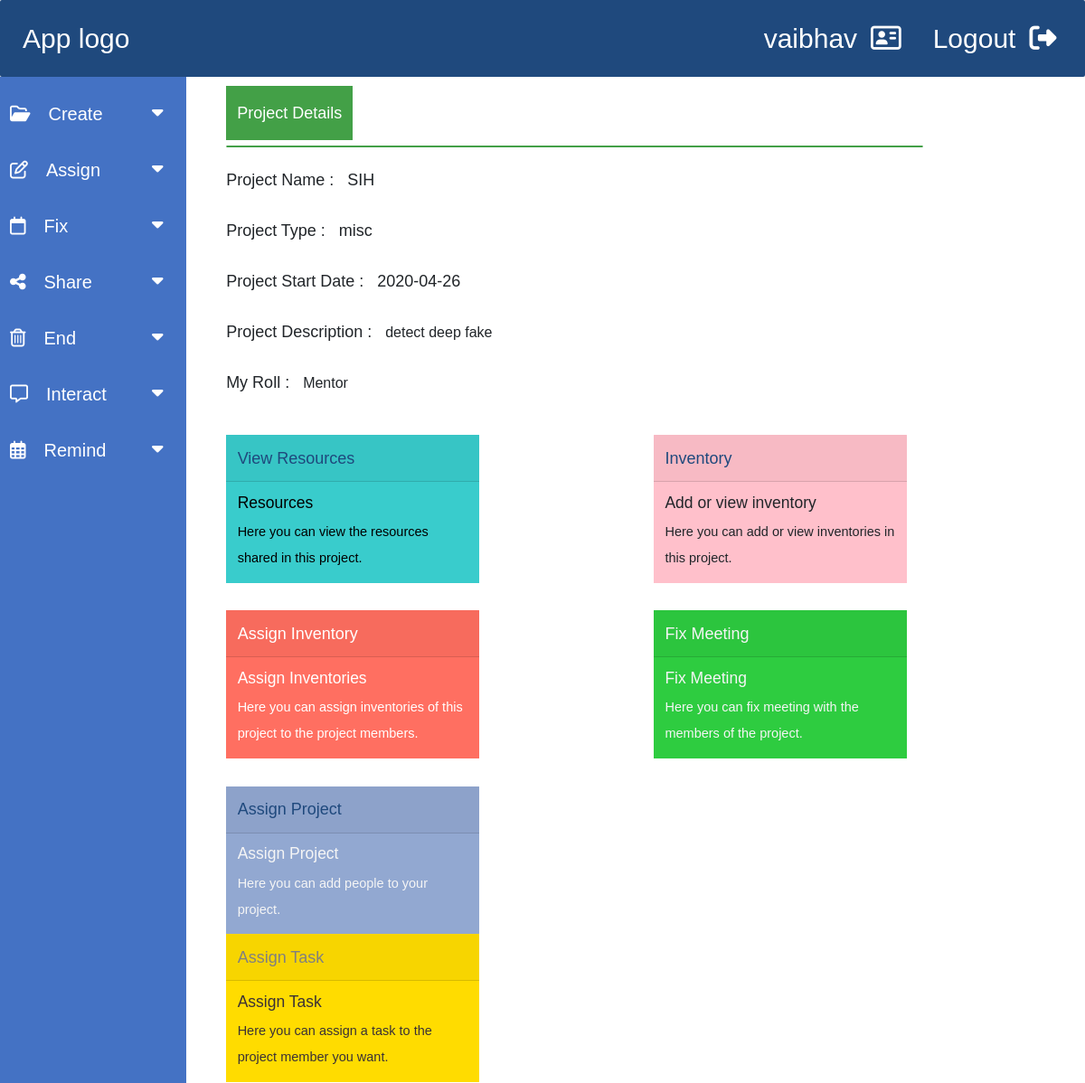
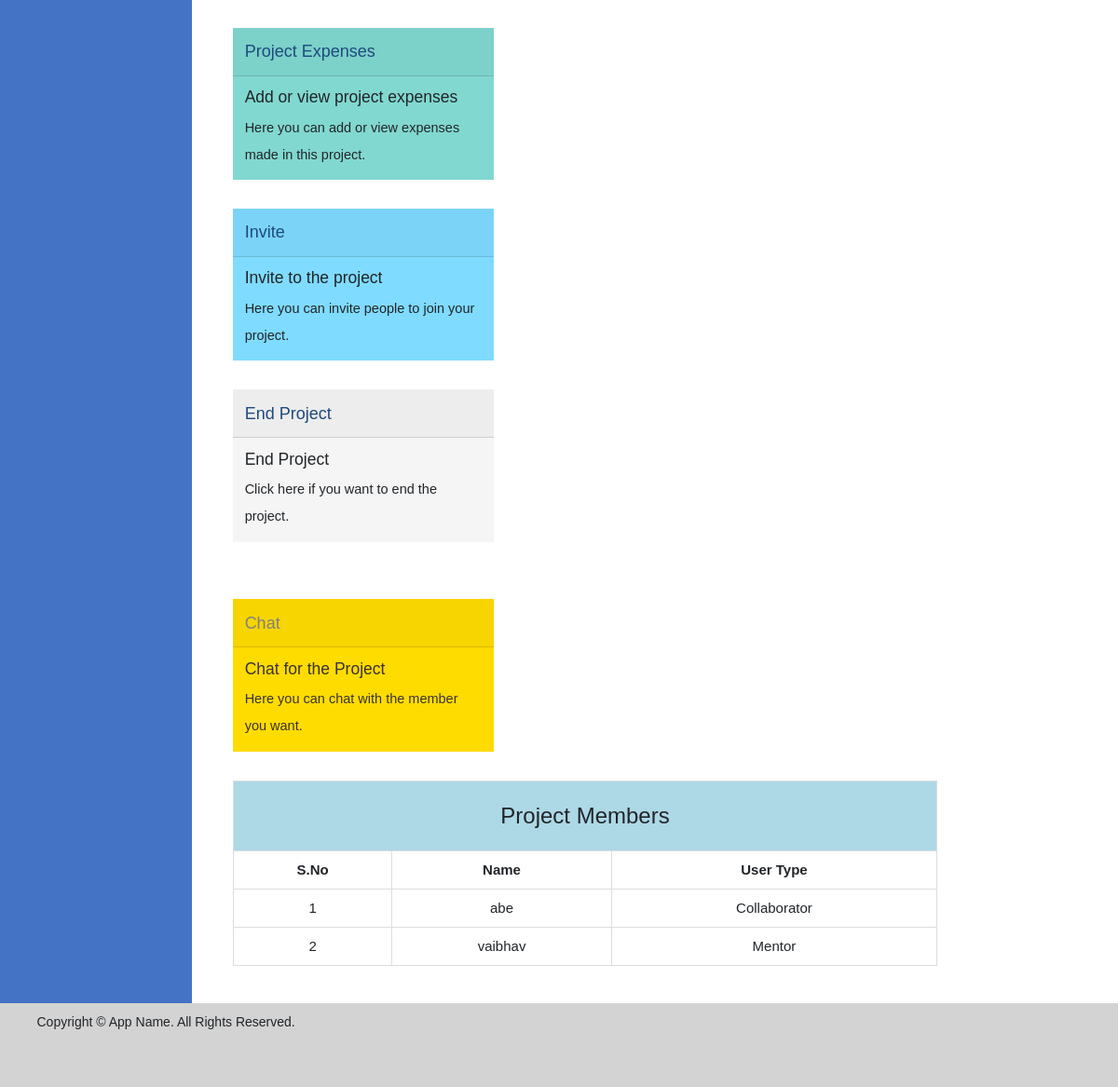
The app's page /invitedprojectdetails.php?rn=14 (signed in) with its own data (2 pictures, top to bottom).
### tables this page shows
CREATE TABLE `projects` (
  `id` int NOT NULL,
  `projectname` varchar(255) DEFAULT NULL,
  `projecttype` varchar(255) DEFAULT NULL,
  `projectdesc` text,
  `projectdate` date DEFAULT NULL,
  `userid` int DEFAULT NULL
);

CREATE TABLE `assign` (
  `id` int NOT NULL,
  `projectid` int NOT NULL,
  `post` varchar(255) NOT NULL,
  `username` varchar(255) NOT NULL,
  `userid` int NOT NULL
);

### invitedprojectdetails.php (the view, shortened to what the rows shown need)
<?php
include_once 'source/db_connect.php';
$projectid = $_GET['rn'];
$username = $_SESSION['username'];
$sno = 1;
$query = "select * from assign where projectid = $projectid";
$result_invite =$conn->prepare($query);
$result_invite->execute();
?>
<!DOCTYPE html>
<html lang="en">
<head>
  <link rel="stylesheet" href="https://maxcdn.bootstrapcdn.com/bootstrap/3.4.1/css/bootstrap.min.css">
  <link rel="stylesheet" href="https://maxcdn.bootstrapcdn.com/bootstrap/4.4.1/css/bootstrap.min.css">
<link rel="stylesheet" href="landingpage.css">
<link rel="stylesheet" href="https://cdnjs.cloudflare.com/ajax/libs/font-awesome/4.7.0/css/font-awesome.min.css">
<link rel="stylesheet" href="font-awesome.css">
</head>
<body>
<div class="row">
<div class="main" id="main">
  <div class="maincontent">
    <button class="topbutton">Project Details</button>
    <hr class="new1">
    <div style="font-size:18px;">
    <b style="font-size:18px; font-weight:100;">Project Name : &nbsp</b>
    <?php
      $query = "select * from projects where id = $projectid";
      $result_project =$conn->prepare($query);
      $result_project->execute();
      while($rows=$result_project->fetch(PDO::FETCH_ASSOC)){
        echo $rows['projectname'];
      }
    ?>
    </div><br>
    <div style="font-size:18px;">
    <b style="font-size:18px; font-weight:100;">Project Type : &nbsp </b>
    <?php
      $query = "select * from projects where id = $projectid";
      $result_project =$conn->prepare($query);
      $result_project->execute();
      while($rows=$result_project->fetch(PDO::FETCH_ASSOC)){
        echo $rows['projecttype'];
      }
    ?>
    </div><br>
    <div style="font-size:18px;">
    <b style="font-size:18px; font-weight:100;">Project Start Date : &nbsp </b>
    <?php
      $query = "select * from projects where id = $projectid" ;
      $result_project =$conn->prepare($query);
      $result_project->execute();
      while($rows=$result_project->fetch(PDO::FETCH_ASSOC)){
        echo $rows['projectdate'];
      }
    ?>
    </div><br>
    <div style="font-size:18px;">
    Project Description : &nbsp
    <b style="font-weight:100; font-size:16px;">
    <?php
      $query = "select * from projects where id = $projectid";
      $result_project =$conn->prepare($query);
      $result_project->execute();
      while($rows=$result_project->fetch(PDO::FETCH_ASSOC)){
        echo $rows['projectdesc'];
      }
    ?>
    </b>
    </div><br>
    <div style="font-size:18px;">
    My Roll : &nbsp
    <b style="font-weight:100; font-size:16px;">
    <?php
      $query = "select * from assign where projectid = $projectid and username = '$username'";
      $result_project =$conn->prepare($query);
      $result_project->execute();
      while($rows=$result_project->fetch(PDO::FETCH_ASSOC)){
        echo $rows['post'];
      }
    ?>
    </b>
    </div><br><br>
<div style="max-width: 28rem; float:left; margin-right:25%; background-color:#39CCCC; margin-bottom:4%;">
  <div class="card-header" style="font-size:18px; color:white;">
  <?php
            $query = "select * from projects where id = $projectid";
            $result_project =$conn->prepare($query);
            $result_project->execute();
            while($rows=$result_project->fetch(PDO::FETCH_ASSOC)){
                echo "
                <a href = 'displayresources.php?projectid=$projectid' style='color: #1f497d;'>View Resources</a>
                ";
              }
  ?>
  </div>
  <div class="card-body" style="font-size:14.5px; color:black;">
  </div>
</div>
<div style="max-width: 28rem; background-color:pink; float:left; margin-bottom:4%;">
  <div class="card-header" style="font-size:18px; color:white;">
  <?php
  $query = "select * from assign where projectid = $projectid and username = '$username'";
  $result_project =$conn->prepare($query);
  $result_project->execute();
  $row1=$result_project->fetch(PDO::FETCH_ASSOC);
              if($row1['post'] == 'Mentor' || $row1['post'] == 'Lab-Incharge' || $row1['post'] == 'Collaborator'){
            $query = "select * from projects where id = $projectid";
            $result_project =$conn->prepare($query);
            $result_project->execute();
            while($rows=$result_project->fetch(PDO::FETCH_ASSOC)){
                echo "
                <a href = 'addinventory.php?rn=$projectid' style='color: #1f497d;'> Inventory</a>
                ";
              }
            }
            else{
              echo "<a style='color:#1f497d;' href = '#' onclick=\"return confirm('Option Not Available')\">Inventory</a>";
            }
    ?>
  </div>
  <div class="card-body" style="font-size:14.5px;">
  </div>
</div>
<br>
<div style="max-width: 28rem; float:left; margin-right:25%; background-color: #FF6F61; margin-bottom:4%;">
  <div class="card-header" style="font-size:18px; color:white;">
  <?php
  $query = "select * from assign where projectid = $projectid and username = '$username'";
  $result_project =$conn->prepare($query);
  $result_project->execute();
  $row1=$result_project->fetch(PDO::FETCH_ASSOC);
              if($row1['post'] == 'Mentor' || $row1['post'] == 'Lab-Incharge' || $row1['post'] == 'Collaborator'){
            $query = "select * from projects where id = $projectid";
            $result_project =$conn->prepare($query);
            $result_project->execute();
            while($rows=$result_project->fetch(PDO::FETCH_ASSOC)){
                echo "
                <a href = 'assigninventory.php?rn=$projectid' style='color:white;'>Assign Inventory</a>
                ";
              }
            }
            else{
              echo "<a style='color:#1f497d;' href = '#' onclick=\"return confirm('Option Not Available')\">Assign Inventory</a>";
            }
    ?>
  </div>
  <div class="card-body" style="font-size:14.5px; color:white;">
  </div>
</div>
<div style="max-width: 28rem; float:left; background-color:#2ECC40;">
  <div class="card-header" style="font-size:18px; color:white;">
  <?php
            $query = "select * from projects where id = $projectid";
            $result_project =$conn->prepare($query);
            $result_project->execute();
            while($rows=$result_project->fetch(PDO::FETCH_ASSOC)){
                echo "
                <a href = 'fixmeeting.php?rn=$projectid' style='color: whitesmoke;'>Fix Meeting</a>
                ";
              }
    ?>
  </div>
  <div class="card-body" style="font-size:14.5px; color:whitesmoke;">
  </div>
</div>
<br><br>
<div style="max-width: 28rem; float:left; margin-right:25%;  background-color: #92A8D1;">
  <div class="card-header" style="font-size:18px; color:white;">
  </div>
  <div class="card-body" style="font-size:14.5px; color:whitesmoke; ">
  </div>
</div>
<div style="max-width: 28rem; float:left; margin-right:15%; background-color: #FFDC00;">
  <div class="card-header" style="font-size:18px; color:white;">
  <?php
  $query = "select * from assign where projectid = $projectid and username = '$username'";
  $result_project =$conn->prepare($query);
  $result_project->execute();
  $row1=$result_project->fetch(PDO::FETCH_ASSOC);
              if($row1['post'] == 'Mentor' || $row1['post'] == 'Lab-Incharge' || $row1['post'] == 'Collaborator'){
            $query = "select * from projects where id = $projectid";
            $result_project =$conn->prepare($query);
            $result_project->execute();
            while($rows=$result_project->fetch(PDO::FETCH_ASSOC)){
                echo "
                <a href = 'assigntask.php?rn=$projectid' style='color: gray;'>Assign Task</a>
                ";
              }
            }
            else{
              echo "<a style='color:#1f497d;' href = '#' onclick=\"return confirm('Option Not Available')\">Assign Task</a>";
            }
    ?>
  </div>
  <div class="card-body" style="font-size:14.5px; color:rgb(59, 49, 54);">
  </div>
</div>
<div style="max-width: 28rem; float:left; margin-right:25%; margin-top:4%; background-color: #81d8d0;">
  <div class="card-header" style="font-size:18px; color:white;">
  <?php
   $query = "select * from assign where projectid = $projectid and username = '$username'";
   $result_project =$conn->prepare($query);
   $result_project->execute();
   $row1=$result_project->fetch(PDO::FETCH_ASSOC);
               if($row1['post'] == 'Mentor' || $row1['post'] == 'Lab-Incharge' || $row1['post'] == 'Collaborator'){
            $query = "select * from projects where id = $projectid";
            $result_project =$conn->prepare($query);
            $result_project->execute();
            while($rows=$result_project->fetch(PDO::FETCH_ASSOC)){
                echo "
                <a href = 'addprojectexpenses.php?rn=$projectid' style='color: #1f497d;'>Project Expenses</a>
                ";
              }
            }
            else{
              echo "<a style='color:#1f497d;' href = '#' onclick=\"return confirm('Option Not Available')\">Project Expenses</a>";
            }
    ?>
  </div>
  <div class="card-body" style="font-size:14.5px;">
  </div>
</div>
<div style="max-width: 28rem; float:left; margin-right:15%; margin-top:4%; background-color: #7FDBFF;">
  <div class="card-header" style="font-size:18px; color:white;">
  </div>
  <div class="card-body" style="font-size:14.5px;">
  </div>
</div>  <br><br>
<div style="max-width: 28rem; float:left; margin-right:25%; margin-top:4%; margin-bottom:4%; background-color: whitesmoke;">
  <div class="card-header" style="font-size:18px; color:white;">
  </div>
  <div class="card-body" style="font-size:14.5px;">
  </div>
</div>
<div style="max-width: 28rem; float:left; margin-right:15%; margin-top:4%; margin-bottom:4%; background-color: #FFDC00;">
  <div class="card-header" style="font-size:18px; color:white;">
  <?php
            $query = "select * from projects where id = $projectid";
            $result_project =$conn->prepare($query);
            $result_project->execute();
            while($rows=$result_project->fetch(PDO::FETCH_ASSOC)){
                echo "
                <a href = 'projectchat.php?projectid=$projectid' style='color: gray;'>Chat</a>
                ";
              }
    ?>
  </div>
  <div class="card-body" style="font-size:14.5px; color:rgb(59, 49, 54);">
  </div>
</div>
    <div">
    <table style="width:98%; border: 1px solid #ddd; font-size:15px;">
      <tr style="background-color:lightblue;">
        <th colspan="3" height="75" style="text-align:center;"><span style="font-size:24px; font-weight:100;">Project Members</span></th>
      </tr>
      <tr>
        <th style="padding:5px; border: 1px solid #ddd; text-align:center;">S.No</th>
        <th style="padding:5px; border: 1px solid #ddd; text-align:center;">Name</th>
        <th style="padding:5px; border: 1px solid #ddd; text-align:center;">User Type</th>
      </tr>
      <?php
        while($rows=$result_invite->fetch(PDO::FETCH_ASSOC)){
            echo "
            <tr>
            <td style=\"padding:5px; text-align:center; border: 1px solid #ddd;\">".$sno."</td>
            <td style=\"padding:5px; text-align:center; border: 1px solid #ddd;\">".$rows['username']."</td>
            <td style=\"padding:5px; text-align:center; border: 1px solid #ddd;\">".$rows['post']."</td>
            </tr>
            ";
            $sno++;
        }
        ?>
    </table>
    </div><br>
  <br>
</div>
</div>
</body>
</html>

### records on screen
projects: projectname "SIH", projecttype "misc", projectdate "2020-04-26", projectdesc "detect deep fake"
assign: post "Mentor", username "vaibhav"
assign: username "abe", post "Collaborator"

### other values on screen
$_SESSION['username'] "vaibhav"
